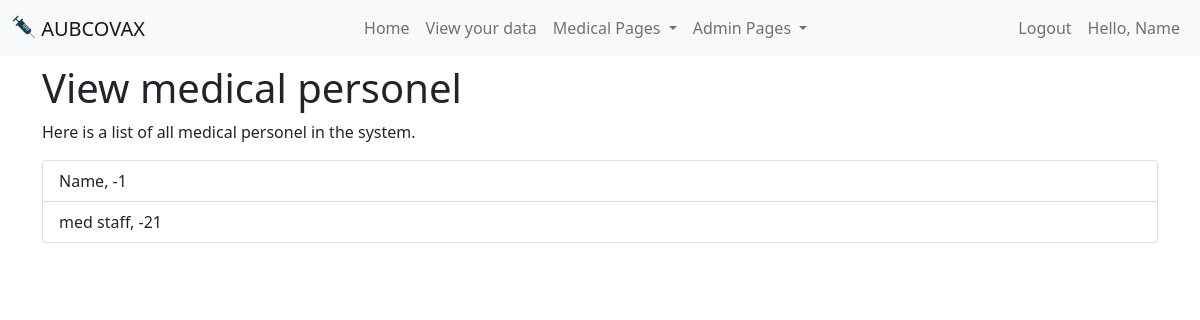
Page /adminMed/ (signed in) on the committed database.
### main/models.py (models this page shows, shortened)
class Account(AbstractBaseUser, PermissionsMixin):
    username=models.CharField(max_length=200, unique=True)
    isMedicalStaff = models.BooleanField(default=False)
    isAdmin = models.BooleanField(default=False)
    name = models.CharField(max_length=200)
    email = models.EmailField(unique=False)
    DOB = models.DateField()
    ID_nbr = models.IntegerField(unique=True)
    phone_nbr = models.IntegerField(unique=True)
    address = models.CharField(max_length=200)
    medical_history = models.TextField()
    doseOne = models.BooleanField(default=False)
    doseOneDate = models.DateField(null=True, blank=True)
    doseOneTime=models.CharField(max_length=200, null=True, blank=True)
    doseTwo = models.BooleanField(default=False)
    doseTwoDate = models.DateField(null=True, blank=True)
    doseTwoTime=models.CharField(max_length=200, null=True, blank=True)
    is_staff=models.BooleanField(default=False)
    is_active=models.BooleanField(default=True)
    objects = MyUserManager()
    USERNAME_FIELD = 'username'
    REQUIRED_FIELDS = ['name', 'email', 'isMedicalStaff', 'isAdmin', 'DOB', 'ID_nbr', 'phone_nbr', 'address', 'medical_history']

### main/views.py (the view)
# urls.py: path('adminMed/', views.adminMed, name='adminMed'),
def adminMed(request):
    if not request.user.is_authenticated or not request.user.isMedicalStaff:
        return render(request, 'notAllowed.html')
    personel=Account.objects.filter(isMedicalStaff=True)
    context={'personel':personel}
    return render(request, 'adminMed.html', context)

### main/templates/adminMed.html (shortened to what this page needs)
{% extends 'base.html' %}
{% block content %}
<h1>View medical personel</h1>
<p>Here is a list of all medical personel in the system.</p>
<ul class="list-group">
    {% for med in personel %}
    <li class="list-group-item">{{ med.name }}, {{med.ID_nbr}}</li>
    {% endfor %}
</ul>
{% endblock %}

### main/templates/base.html (shortened to what this page needs)
<!doctype html>
<html lang="en">
  <head>
    <link href="https://cdn.jsdelivr.net/npm/bootstrap@5.0.2/dist/css/bootstrap.min.css" rel="stylesheet">
    {% load static %}
  </head>
  <body>
    <nav class="navbar navbar-expand-md navbar-light bg-light mb-2">
      <div class="container-fluid">
        <a class="navbar-brand mb-0 h1" href="/">
          <img src="{% static '/vaccine.png' %}" alt="" width="24px" height="24px" class="d-inline-block align-text-top">
          AUBCOVAX
        </a>
        <div class="collapse navbar-collapse" id="navbarSupportedContent">
          <ul class="navbar-nav me-auto mb-lg-0" style="margin-left: auto;">
            <li class="nav-item">
              <a class="nav-link" href="/">Home</a>
            </li>
            <li class="nav-item">
              <a class="nav-link" href="/patientInfo">View your data</a>
            </li>
            {% if user.isMedicalStaff %}
            <li class="nav-item dropdown">
              <a class="nav-link dropdown-toggle" href="#" id="navbarDropdown" role="button" data-bs-toggle="dropdown" aria-expanded="false">
                Medical Pages
              </a>
            </li>
            {% endif %}
            {% if user.isAdmin %}
            <li class="nav-item dropdown">
              <a class="nav-link dropdown-toggle" href="#" id="navbarDropdown" role="button" data-bs-toggle="dropdown" aria-expanded="false">
                Admin Pages
              </a>
            </li>
            {% endif %}
          </ul>
          <ul class="navbar-nav ml-auto">
            {% if user.is_authenticated %}
            <li class="nav-item">
              <a class="nav-link" href="/logout">Logout</a>
            </li>
            <li class="nav-item">
              <a class="nav-link" href="/patientInfo">Hello, {{user.name}}</a>
            </li>
            {% endif %}
        </div>
      </div>
    </nav>
    <div class="container-sm mb-4">
      {% block content %}
      {% endblock %}
    </div>
  </body>
</html>

### rows in the picture
Account: name "Name", ID_nbr "-1"
Account: name "med staff", ID_nbr "-21"
